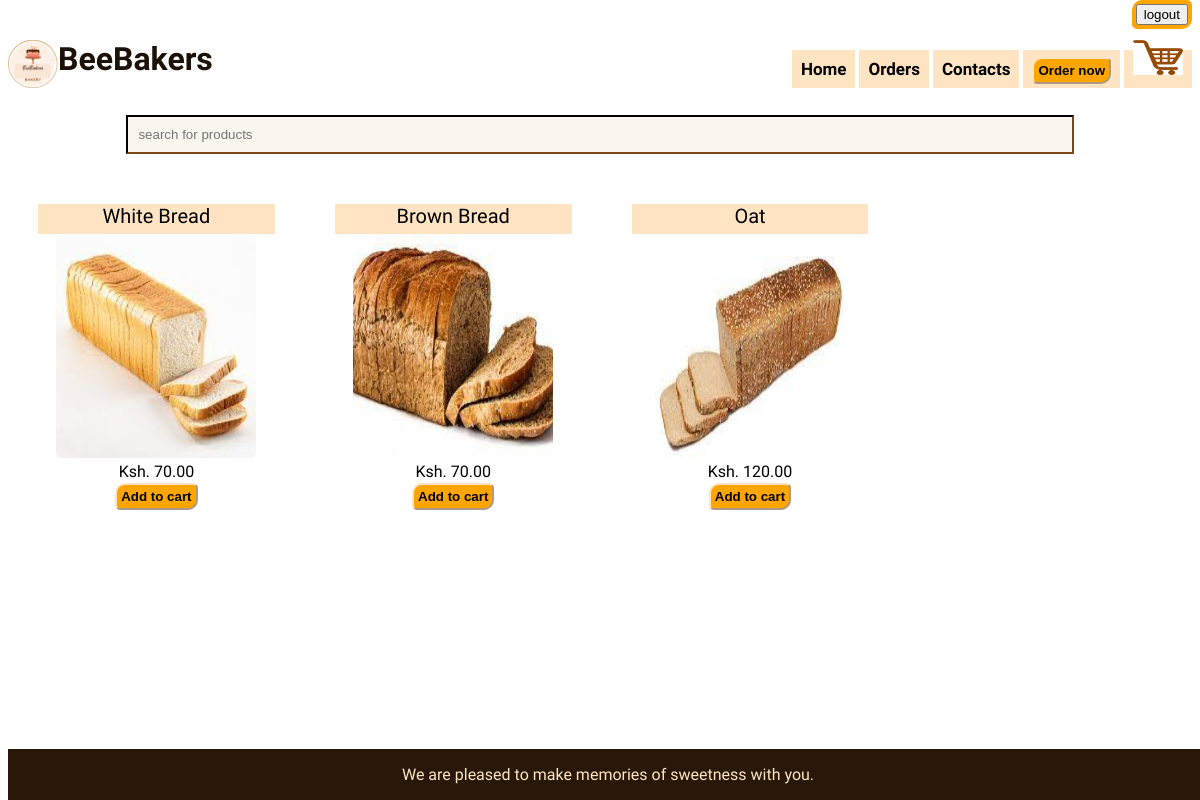
/products/bread/, run on the app's committed database.
### mysite/models.py (models this page shows, shortened)
class Product(models.Model):
    name = models.CharField(max_length=100)
    price = models.DecimalField(max_digits=10, decimal_places=2)
    type = models.CharField(max_length=50, default='cake')
    image = models.ImageField(upload_to='images/')
    class Meta:
        verbose_name = _('product')
        verbose_name_plural = _('products')

### mysite/views.py (the view)
# urls.py: path('products/bread/', views.bread, name='bread'),
def bread(request):
    products = Product.objects.filter(type='bread')
    return render(request, "bread.html", {'products': products})

### mysite/templates/bread.html (shortened to what this page needs)
{% load static %}
<!DOCTYPE html>
<html lang="en">
<head>
    <link rel="stylesheet" href="{% static 'styles.css' %}">
</head>
<body>
    <a href="{% url 'logout' %}" class="logout"><button>logout</button></a>
    <header>
        <div>
            <nav class="nav-links">
                <div class="nav-menu">
                    <a href="{% url 'index' %}">Home</a>
                    <a href="{% url 'orders' %}">Orders</a>
                    <a href="{% url 'contact' %}">Contacts</a>
                    <a href="{% url 'order' %}"><button>Order now</button></a>
                    <a href="{% url 'view_cart' %}"><img src="{%static 'images/cart.png'%}" style="width:50px; height:35px;"></a>
        </div>
        </nav>
    </div>
    <div class="logo">
        <img src="{%static 'images\bakeryLogo.PNG'%}">
    <h1>BeeBakers</h1>
    </div>
    </header>
    <div class="search">
        <input type="search" placeholder="search for products">
    </div>
    <center>
        <section>
            {% for product in products %}
            <div class="product">
                <p>{{ product.name }}</p>
                <img src="{{ product.image.url }}" alt="{{ product.name }}">
                <div id="product_{{ product.id }}">
                    <span class="price">Ksh. {{ product.price }}</span>
                    <form method="post" action="{% url 'add_to_cart' product.id %}">
                        <button class="product_btn">Add to cart</button>
                    </form>
                </div>
            </div>
            {% endfor %}
        </section>
    </center>
    <footer class="footer">
        <p>We are pleased to make memories of sweetness with you.</p>
    </footer>
</body>
</html>

### mysite/static/styles.css (style rules this page uses)
body { font-family: "Trirong", serif; }
.logo { margin-top: 5vh; }
.logo img { width: 50px; height: 6vh; float: left; ; }
.logo h1 { color: #1c1107; }
nav { float: right; enable-background: new; top: 0px; }
nav a { text-decoration: none; color: black; padding: 9px; font-weight: bold; font-size: 17px; background-color: bisque; }
nav button { font-weight: bold; background-color: orange; border-color: bisque; border-radius: 10px 5px; padding: 4px; }
.logout { float: right; font-weight: bold; background-color: orange; color: #1c1107; border-color: bisque; border-radius: 10px 5px; padding: 4px; margin-top: -40px; }
.footer { display: block; background-color: rgb(41, 24, 8); color: bisque; bottom: 0; position: absolute; position: fixed; width: 100%; text-align: center; }
.search input { padding: 10px; float: right; margin-right: 10%; background-color: rgb(250, 245, 239); border-color: rgb(41, 24, 8); margin-top: 2vh; width: 80%; }
.product { align-items: center; justify-content: center; width: 20%; float: left; padding: 30px 30px 10vh 30px; }
.product p { margin-bottom: -0px; background-color: bisque; font-family: "Trirong", serif; font-weight: 100px; height: 30px; font-size: 20px; }
.product img { width: 25vh; height: 28vh; border-radius: 5px; }
.product button { margin-top: 2px; font-weight: bold; background-color: orange; border-color: bisque; border-radius: 10px 5px; padding: 4px; }
.product_btn { font-weight: bold; background-color: orange; border-color: bisque; border-radius: 10px 5px; padding: 4px; }

### data on the page
Product: name "White Bread", image (picture), price "70.00"
Product: name "Brown Bread", image (picture), price "70.00"
Product: name "Oat", image (picture), price "120.00"
